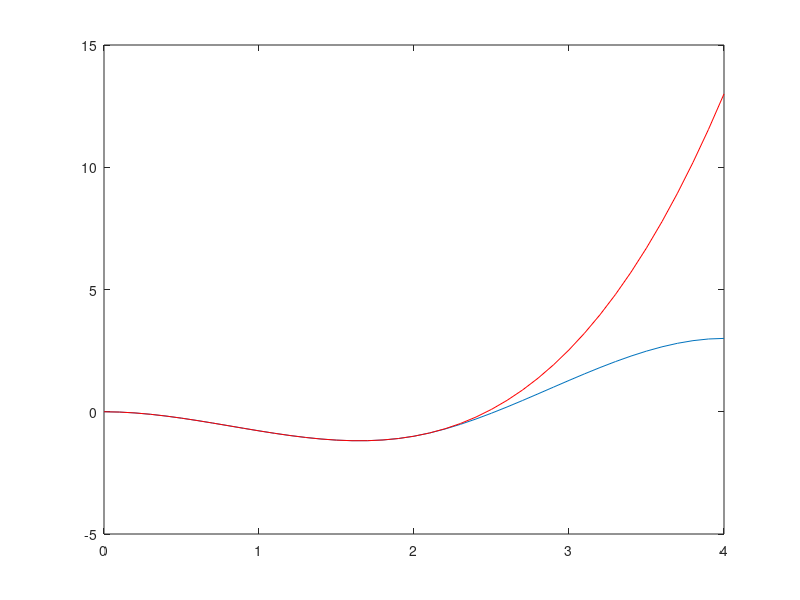

The MATLAB source for this figure:
%{
Assignment Group 20
Cubic spline interpolation using the "spline" function

This script doesn't really do a lot...
%}


x0 = 0; %initial x position
xf = 3; %final x position

t0 = 0; %time zero
tf = 4; %final time

ts = 0.1; %sample time in seconds

v0 = 0; %initial velocity
vf = 0; %final velocity;

x = [x0 -1 xf];

t = [t0 2 tf];

tt = t0:ts:tf; %vector of sampling times

S = spline(t, [v0 x vf]); %cubic spline interpolation

plot(tt, ppval(S, tt)); % Plot the full piecewise spline

hold on; 

plot(tt, polyval(S.coefs(1, :), tt), 'r');
